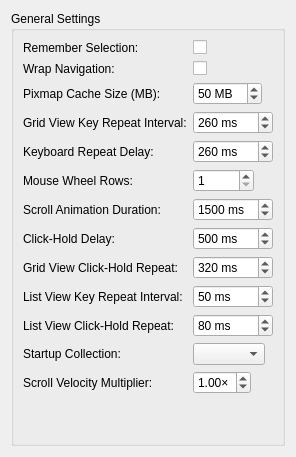
                 <widget class="QWidget" name="generalSettingsSubTab">
                    <attribute name="title">
                     <string>General</string>
                    </attribute>
                    <layout class="QVBoxLayout" name="generalSettingsSubTabLayout">
                     <item>
                        <widget class="QGroupBox" name="generalGroupBox">
                         <property name="title">
                            <string>General Settings</string>
                         </property>
                         <layout class="QVBoxLayout" name="generalContentLayout">
                            <item>
                             <layout class="QFormLayout" name="generalFormLayout">
            <item row="0" column="0">
             <widget class="QLabel" name="rememberSelectionLabel">
              <property name="text">
               <string>Remember Selection:</string>
              </property>
             </widget>
            </item>
            <item row="0" column="1">
             <widget class="QCheckBox" name="rememberSelectionCheckBox">
              <property name="toolTip">
               <string>Remember the last selected item when returning to a collection</string>
              </property>
             </widget>
            </item>
            <item row="1" column="0">
             <widget class="QLabel" name="wrapNavigationLabel">
              <property name="text">
               <string>Wrap Navigation:</string>
              </property>
             </widget>
            </item>
            <item row="1" column="1">
             <widget class="QCheckBox" name="wrapNavigationCheckBox">
              <property name="toolTip">
               <string>When navigating with arrow keys, wrap at edges</string>
              </property>
             </widget>
            </item>
            <item row="2" column="0">
             <widget class="QLabel" name="pixmapCacheLabel">
              <property name="text">
               <string>Pixmap Cache Size (MB):</string>
              </property>
             </widget>
            </item>
            <item row="2" column="1">
             <widget class="QSpinBox" name="pixmapCacheSpinBox">
              <property name="sizePolicy"><sizepolicy hsizetype="Fixed" vsizetype="Fixed"><horstretch>0</horstretch><verstretch>0</verstretch></sizepolicy></property>
              <property name="minimumWidth"><number>80</number></property>
              <property name="maximumWidth"><number>80</number></property>
              <property name="toolTip">
               <string>Memory allocated for caching artwork images (10-500 MB). Larger values improve scrolling performance.</string>
              </property>
              <property name="minimum">
               <number>10</number>
              </property>
              <property name="maximum">
               <number>500</number>
              </property>
              <property name="singleStep">
               <number>10</number>
              </property>
              <property name="value">
               <number>50</number>
              </property>
              <property name="suffix">
               <string> MB</string>
              </property>
             </widget>
            </item>
            <item row="3" column="0">
             <widget class="QLabel" name="keyboardSpeedLabel">
              <property name="text">
               <string>Grid View Key Repeat Interval:</string>
              </property>
             </widget>
            </item>
            <item row="3" column="1">
             <widget class="QSpinBox" name="keyboardSpeedSpinBox">
              <property name="sizePolicy"><sizepolicy hsizetype="Fixed" vsizetype="Fixed"><horstretch>0</horstretch><verstretch>0</verstretch></sizepolicy></property>
              <property name="minimumWidth"><number>80</number></property>
              <property name="maximumWidth"><number>80</number></property>
              <property name="toolTip">
               <string>Interval between arrow key repeats when holding keys in grid view (milliseconds)</string>
              </property>
              <property name="suffix">
               <string> ms</string>
              </property>
              <property name="minimum">
               <number>1</number>
              </property>
              <property name="maximum">
               <number>99999</number>
              </property>
              <property name="value">
               <number>260</number>
              </property>
             </widget>
            </item>
            <item row="4" column="0">
             <widget class="QLabel" name="keyboardRepeatDelayLabel">
              <property name="text">
               <string>Keyboard Repeat Delay:</string>
              </property>
             </widget>
            </item>
            <item row="4" column="1">
             <widget class="QSpinBox" name="keyboardRepeatDelaySpinBox">
              <property name="sizePolicy"><sizepolicy hsizetype="Fixed" vsizetype="Fixed"><horstretch>0</horstretch><verstretch>0</verstretch></sizepolicy></property>
              <property name="minimumWidth"><number>80</number></property>
              <property name="maximumWidth"><number>80</number></property>
              <property name="toolTip">
               <string>Initial delay before keyboard repeat starts (milliseconds)</string>
              </property>
              <property name="suffix">
               <string> ms</string>
              </property>
              <property name="minimum">
               <number>1</number>
              </property>
              <property name="maximum">
               <number>99999</number>
              </property>
              <property name="value">
               <number>260</number>
              </property>
             </widget>
            </item>
            <item row="5" column="0">
             <widget class="QLabel" name="mouseWheelSpeedLabel">
              <property name="text">
               <string>Mouse Wheel Rows:</string>
              </property>
             </widget>
            </item>
            <item row="5" column="1">
             <widget class="QSpinBox" name="mouseWheelSpeedSpinBox">
              <property name="sizePolicy"><sizepolicy hsizetype="Fixed" vsizetype="Fixed"><horstretch>0</horstretch><verstretch>0</verstretch></sizepolicy></property>
              <property name="minimumWidth"><number>80</number></property>
              <property name="maximumWidth"><number>80</number></property>
              <property name="toolTip">
               <string>Number of rows to scroll per mouse wheel step</string>
              </property>
              <property name="minimum">
               <number>1</number>
              </property>
              <property name="maximum">
               <number>99999</number>
              </property>
              <property name="value">
               <number>1</number>
              </property>
             </widget>
            </item>
            <item row="6" column="0">
             <widget class="QLabel" name="scrollAnimationSpeedLabel">
              <property name="text">
               <string>Scroll Animation Duration:</string>
              </property>
             </widget>
            </item>
            <item row="6" column="1">
             <widget class="QSpinBox" name="scrollAnimationSpeedSpinBox">
              <property name="sizePolicy"><sizepolicy hsizetype="Fixed" vsizetype="Fixed"><horstretch>0</horstretch><verstretch>0</verstretch></sizepolicy></property>
              <property name="minimumWidth"><number>80</number></property>
              <property name="maximumWidth"><number>80</number></property>
              <property name="toolTip">
               <string>Duration of smooth scroll animations when centering selection (milliseconds)</string>
              </property>
              <property name="suffix">
               <string> ms</string>
              </property>
              <property name="minimum">
               <number>1</number>
              </property>
              <property name="maximum">
               <number>99999</number>
              </property>
              <property name="value">
               <number>1500</number>
              </property>
             </widget>
            </item>
            <item row="7" column="0">
             <widget class="QLabel" name="clickHoldDelayLabel">
              <property name="text">
               <string>Click-Hold Delay:</string>
              </property>
             </widget>
            </item>
            <item row="7" column="1">
             <widget class="QSpinBox" name="clickHoldDelaySpinBox">
              <property name="sizePolicy"><sizepolicy hsizetype="Fixed" vsizetype="Fixed"><horstretch>0</horstretch><verstretch>0</verstretch></sizepolicy></property>
              <property name="minimumWidth"><number>80</number></property>
              <property name="maximumWidth"><number>80</number></property>
              <property name="toolTip">
               <string>Delay before click-hold scroll mode activates (milliseconds)</string>
              </property>
              <property name="suffix">
               <string> ms</string>
              </property>
              <property name="minimum">
               <number>1</number>
              </property>
              <property name="maximum">
               <number>99999</number>
              </property>
              <property name="value">
               <number>500</number>
              </property>
             </widget>
            </item>
            <item row="8" column="0">
             <widget class="QLabel" name="clickHoldRepeatIntervalLabel">
              <property name="text">
               <string>Grid View Click-Hold Repeat:</string>
              </property>
             </widget>
            </item>
            <item row="8" column="1">
             <widget class="QSpinBox" name="clickHoldRepeatIntervalSpinBox">
              <property name="sizePolicy"><sizepolicy hsizetype="Fixed" vsizetype="Fixed"><horstretch>0</horstretch><verstretch>0</verstretch></sizepolicy></property>
              <property name="minimumWidth"><number>80</number></property>
              <property name="maximumWidth"><number>80</number></property>
              <property name="toolTip">
               <string>Interval between steps during click-hold scrolling in grid view (milliseconds)</string>
              </property>
              <property name="suffix">
               <string> ms</string>
              </property>
              <property name="minimum">
               <number>1</number>
              </property>
              <property name="maximum">
               <number>99999</number>
              </property>
              <property name="value">
               <number>320</number>
              </property>
             </widget>
            </item>
            <item row="9" column="0">
             <widget class="QLabel" name="listKeyboardRepeatLabel">
              <property name="text">
               <string>List View Key Repeat Interval:</string>
              </property>
             </widget>
            </item>
            <item row="9" column="1">
             <widget class="QSpinBox" name="listKeyboardRepeatSpinBox">
              <property name="sizePolicy"><sizepolicy hsizetype="Fixed" vsizetype="Fixed"><horstretch>0</horstretch><verstretch>0</verstretch></sizepolicy></property>
              <property name="minimumWidth"><number>80</number></property>
              <property name="maximumWidth"><number>80</number></property>
              <property name="toolTip">
               <string>Interval between arrow key repeats when holding keys in list view (milliseconds)</string>
              </property>
              <property name="suffix">
               <string> ms</string>
              </property>
              <property name="minimum">
               <number>1</number>
              </property>
              <property name="maximum">
               <number>99999</number>
              </property>
              <property name="value">
               <number>50</number>
              </property>
             </widget>
            </item>
            <item row="10" column="0">
             <widget class="QLabel" name="listClickHoldRepeatLabel">
              <property name="text">
               <string>List View Click-Hold Repeat:</string>
              </property>
             </widget>
            </item>
            <item row="10" column="1">
             <widget class="QSpinBox" name="listClickHoldRepeatSpinBox">
              <property name="sizePolicy"><sizepolicy hsizetype="Fixed" vsizetype="Fixed"><horstretch>0</horstretch><verstretch>0</verstretch></sizepolicy></property>
              <property name="minimumWidth"><number>80</number></property>
              <property name="maximumWidth"><number>80</number></property>
              <property name="toolTip">
               <string>Interval between steps during click-hold scrolling in list view (milliseconds)</string>
              </property>
              <property name="suffix">
               <string> ms</string>
              </property>
              <property name="minimum">
               <number>1</number>
              </property>
              <property name="maximum">
               <number>99999</number>
              </property>
              <property name="value">
               <number>80</number>
              </property>
             </widget>
            </item>
            <item row="11" column="0">
             <widget class="QLabel" name="startupCollectionLabel">
              <property name="text">
               <string>Startup Collection:</string>
              </property>
             </widget>
            </item>
            <item row="11" column="1">
             <widget class="QComboBox" name="startupCollectionComboBox">
              <property name="sizePolicy"><sizepolicy hsizetype="Fixed" vsizetype="Fixed"><horstretch>0</horstretch><verstretch>0</verstretch></sizepolicy></property>
              <property name="minimumWidth"><number>80</number></property>
              <property name="maximumWidth"><number>80</number></property>
              <property name="toolTip">
               <string>Collection to open on startup. &quot;(Default)&quot; opens the first root collection.</string>
              </property>
             </widget>
            </item>
            <item row="12" column="0">
             <widget class="QLabel" name="scrollVelocityMultiplierLabel">
              <property name="text">
               <string>Scroll Velocity Multiplier:</string>
              </property>
             </widget>
            </item>
            <item row="12" column="1">
             <widget class="QDoubleSpinBox" name="scrollVelocityMultiplierSpinBox">
              <property name="sizePolicy"><sizepolicy hsizetype="Fixed" vsizetype="Fixed"><horstretch>0</horstretch><verstretch>0</verstretch></sizepolicy></property>
              <property name="minimumWidth"><number>80</number></property>
              <property name="maximumWidth"><number>80</number></property>
              <property name="toolTip">
               <string>Multiplier applied to mouse wheel rows and held-arrow key-repeat cadence. 1.0× = unchanged.</string>
              </property>
              <property name="suffix">
               <string>×</string>
              </property>
              <property name="decimals">
               <number>2</number>
              </property>
              <property name="singleStep">
               <double>0.25</double>
              </property>
              <property name="minimum">
               <double>0.25</double>
              </property>
              <property name="maximum">
               <double>5.00</double>
              </property>
              <property name="value">
               <double>1.00</double>
              </property>
             </widget>
            </item>
               </layout>
              </item>
              <item>
               <spacer name="generalVerticalSpacer">
                <property name="orientation">
                 <enum>Qt::Orientation::Vertical</enum>
                </property>
                <property name="sizeHint" stdset="0">
                 <size>
                  <width>20</width>
                  <height>40</height>
                 </size>
                </property>
               </spacer>
              </item>
             </layout>
            </widget>
           </item>
          </layout>
         </widget>
